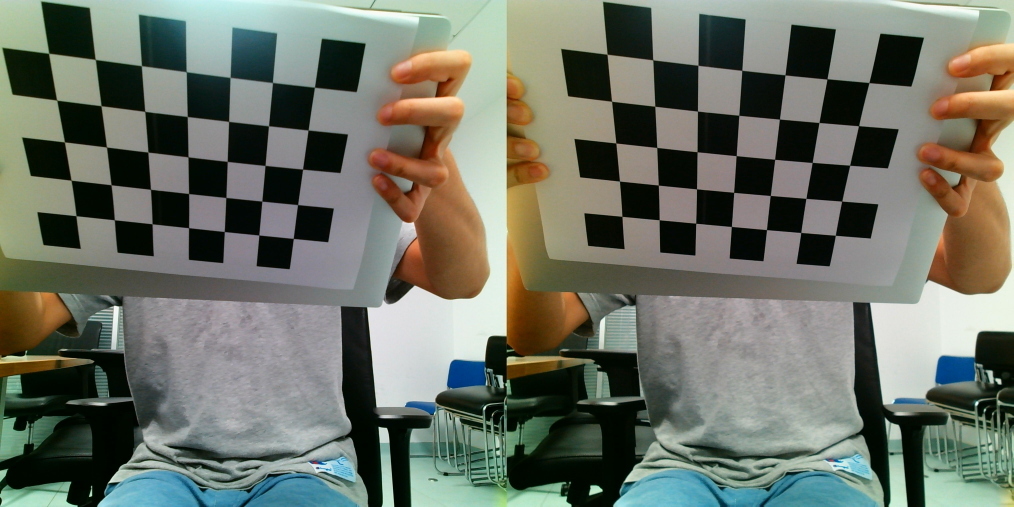
#> input picture Hamster/Week 9/img_original/4.jpg, 3040 x 1520 px (shown at 1/3 size); its folder holds only this picture in this run
$ python stereo_calibrate.py
#> lines starting #> are read from the running program, lines starting #| are printed output that depends on the picture
import cv2 as cv
import numpy as np
import glob

# Read images and crop into left and right
img_original = glob.glob('./img_original/*.jpg')
count = 1
for jpg_o in img_original:
    img = cv.imread(jpg_o)
#> img is the input picture: shape (1520, 3040, 3); mean B, G, R 103.6, 115.1, 110.3
    width = int(img.shape[1])
#> width = 3040
    height = int(img.shape[0])
#> height = 1520
    img_L = img[0:height, 0:int(width / 2)]
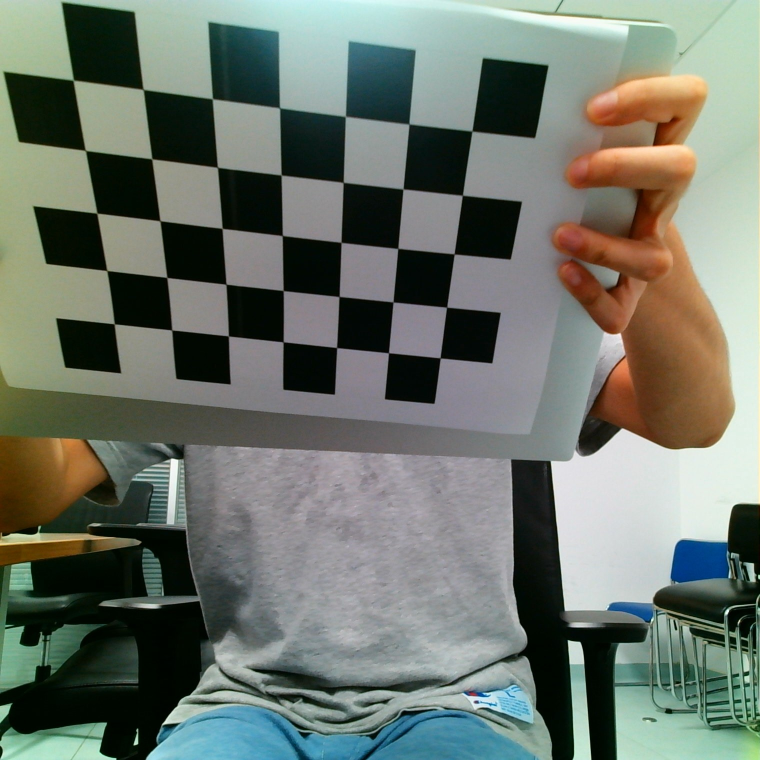
#> img_L: shape (1520, 1520, 3) (shown at 1/2 size); mean B, G, R 107.7, 117.2, 109.8
    img_R = img[0:height, int(width / 2):width]
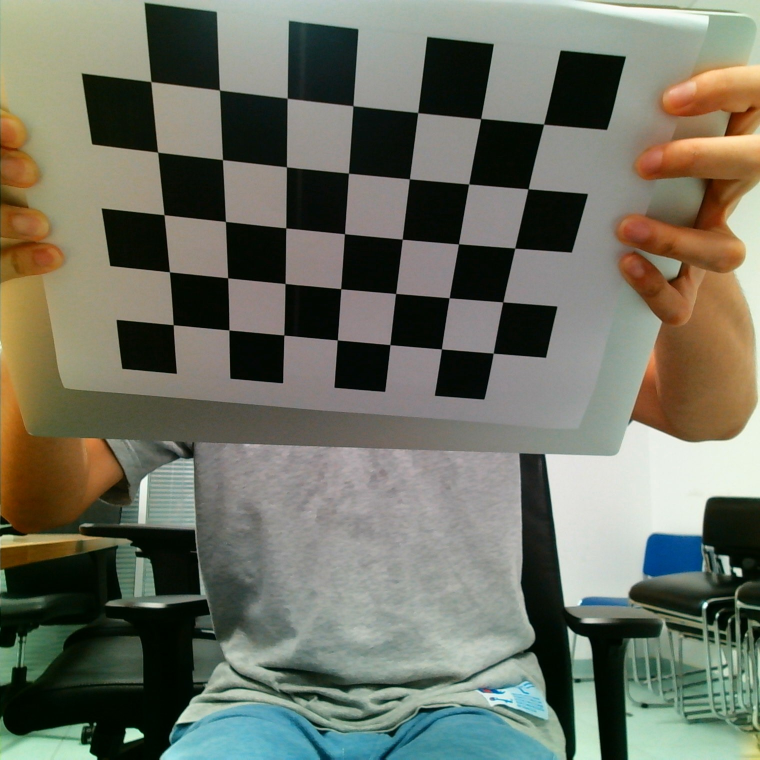
#> img_R: shape (1520, 1520, 3) (shown at 1/2 size); mean B, G, R 99.5, 113, 110.7
    # [6 lines of commented-out code are left out]
    resultL = './imgL/' + str(count) + '.jpg'
    resultR = './imgR/' + str(count) + '.jpg'
    cv.imwrite(resultL, img_L)
    cv.imwrite(resultR, img_R)
    count = count + 1

frameSize = (img_L.shape[0], img_L.shape[1])
#> frameSize = (1520, 1520)
# Find checkerboard patterns
CHECKERBOARD = (5, 7)

criteria = (cv.TERM_CRITERIA_EPS + cv.TERM_CRITERIA_MAX_ITER, 30, 0.001)
objpoints = []
imgpointsL = []
imgpointsR = []

objp = np.zeros((1, CHECKERBOARD[0]*CHECKERBOARD[1], 3), np.float32)
objp[0,:,:2] = np.mgrid[0:CHECKERBOARD[0], 0:CHECKERBOARD[1]].T.reshape(-1, 2)
prev_img_shape = None

count = 0
imagesLeft = glob.glob('imgL/*.jpg')
imagesRight = glob.glob('imgR/*.jpg')
for imLeft, imRight in zip(imagesLeft, imagesRight):
    imgL = cv.imread(imLeft)
    imgR = cv.imread(imRight)
    grayL = cv.cvtColor(imgL, cv.COLOR_BGR2GRAY)
    grayR = cv.cvtColor(imgR, cv.COLOR_BGR2GRAY)
    retL, cornersL = cv.findChessboardCorners(grayL, CHECKERBOARD, cv.CALIB_CB_ADAPTIVE_THRESH+
    	cv.CALIB_CB_FAST_CHECK+cv.CALIB_CB_NORMALIZE_IMAGE)
    retR, cornersR = cv.findChessboardCorners(grayR, CHECKERBOARD, cv.CALIB_CB_ADAPTIVE_THRESH+
    	cv.CALIB_CB_FAST_CHECK+cv.CALIB_CB_NORMALIZE_IMAGE)

    if retL == True and retL == True:
        objpoints.append(objp)
        cornersL = cv.cornerSubPix(grayL, cornersL, (11, 11), (-1, -1), criteria)
        cornersR = cv.cornerSubPix(grayR, cornersR, (11, 11), (-1, -1), criteria)
        imgpointsL.append(cornersL)
        imgpointsR.append(cornersR)
        cv.drawChessboardCorners(imgL, CHECKERBOARD, cornersL, retL)
        cv.drawChessboardCorners(imgR, CHECKERBOARD, cornersR, retR)
        result_file_L = './results/result' + str(count) + 'L.png'
        result_file_R = './results/result' + str(count) + 'R.png'
        cv.imwrite(result_file_L, imgL)
        cv.imwrite(result_file_R, imgR)

    count = count + 1

# Calibration
#> (the run stopped early here; a loop or call above may not have finished)
